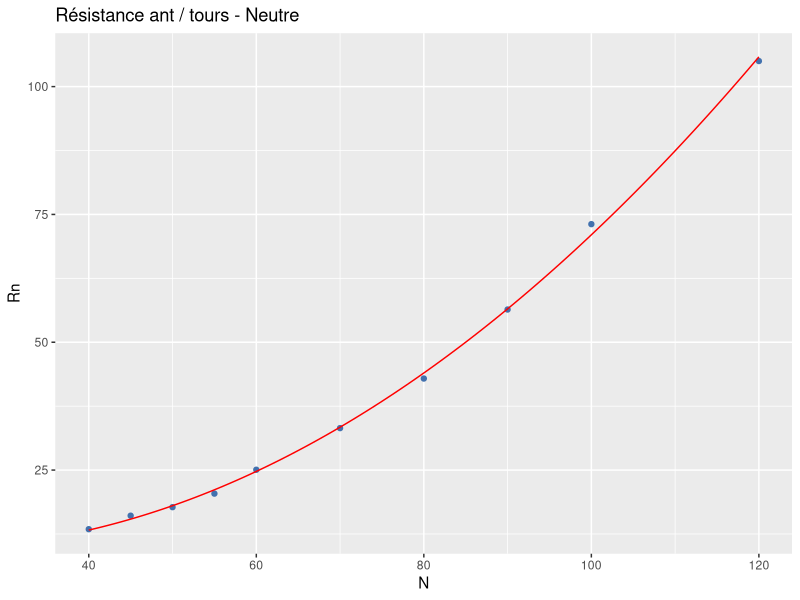
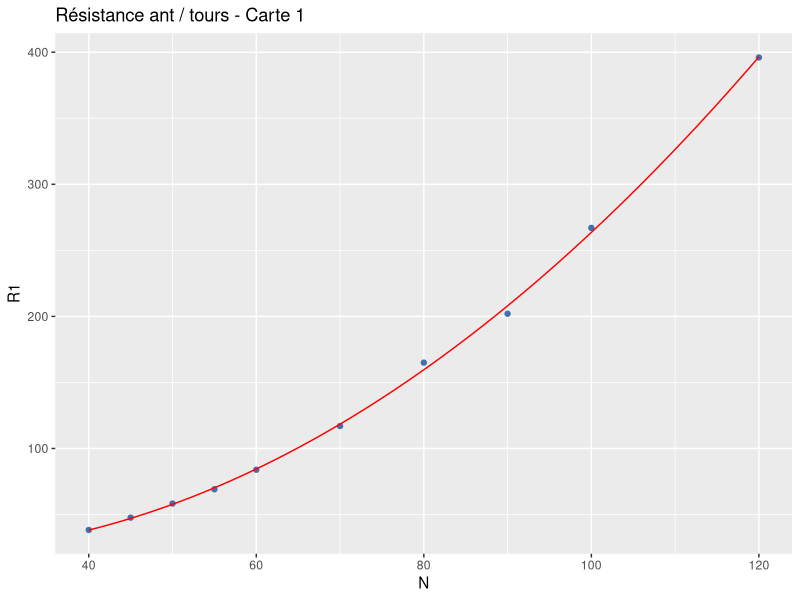
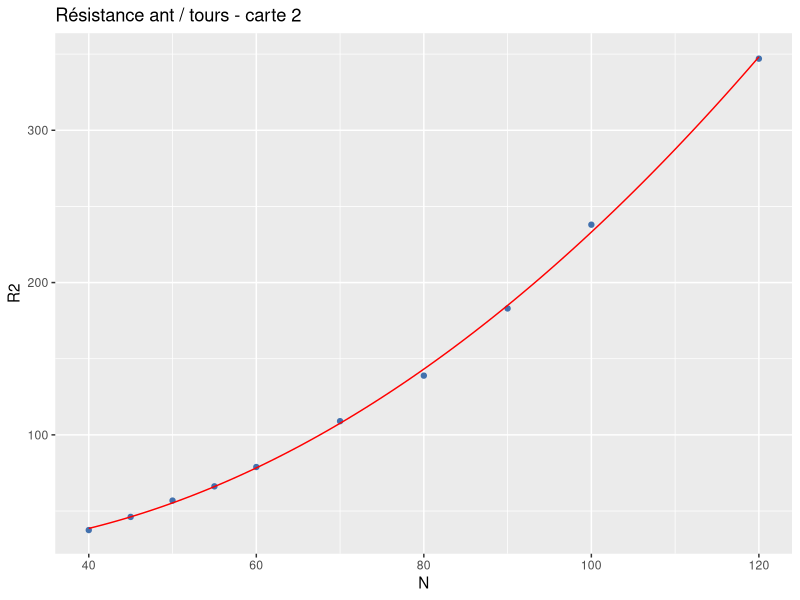
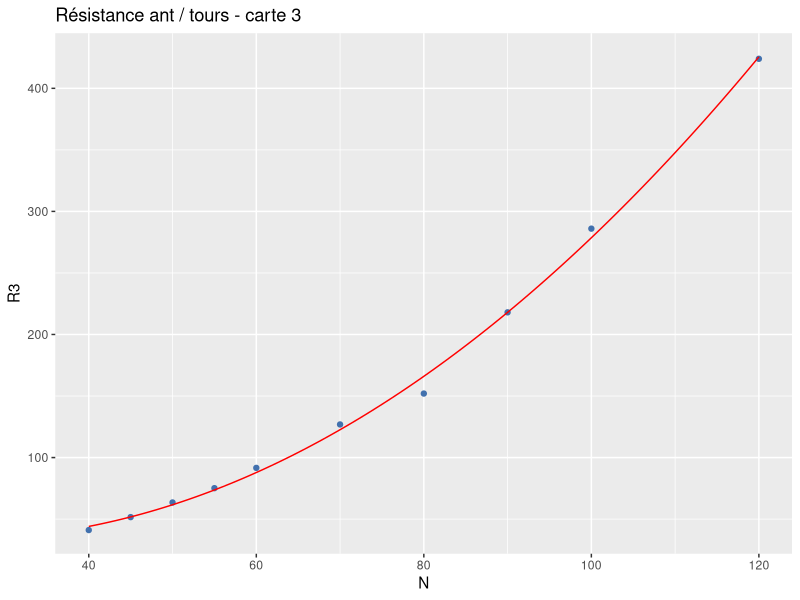
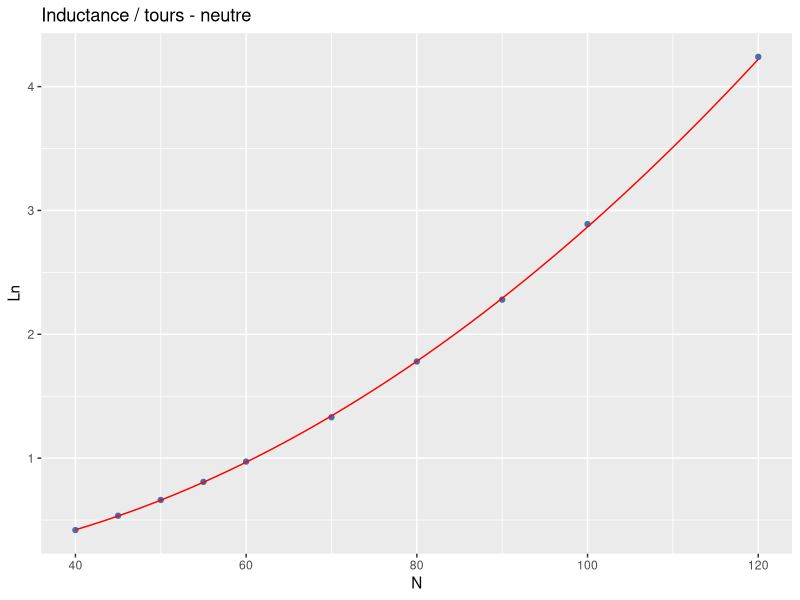
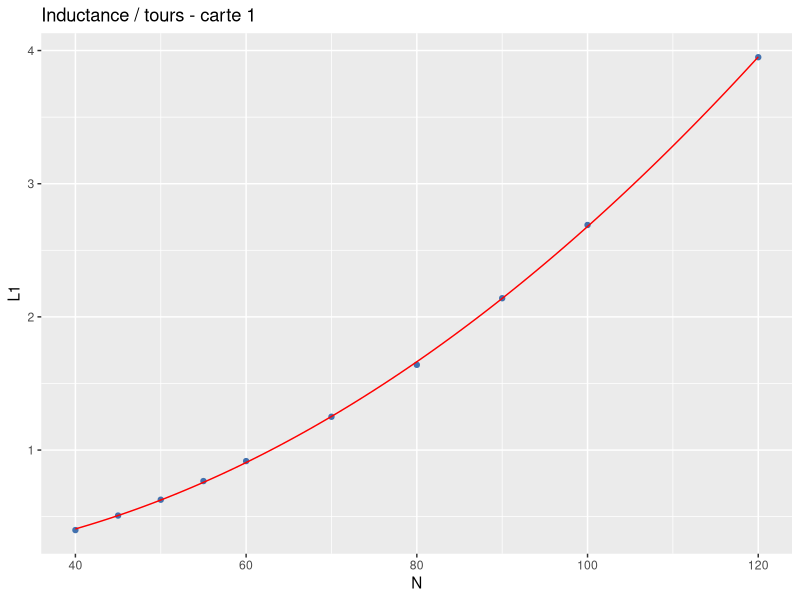
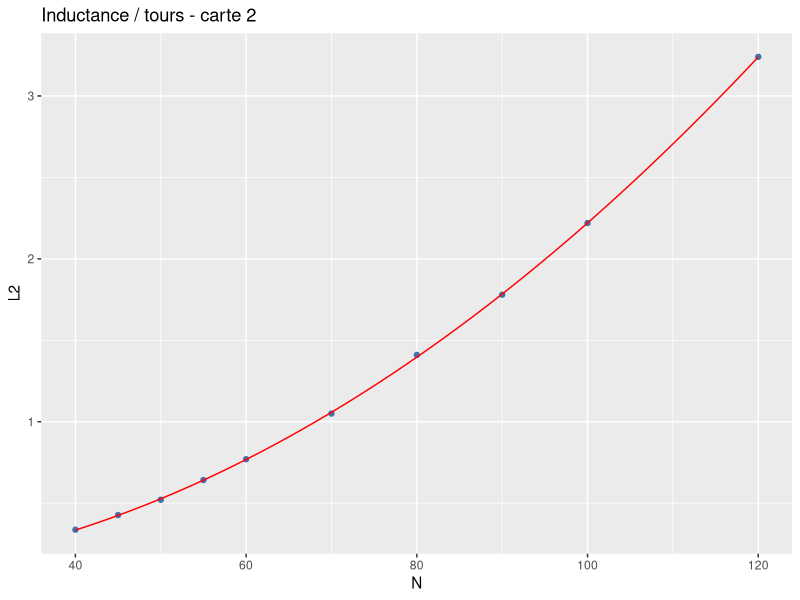
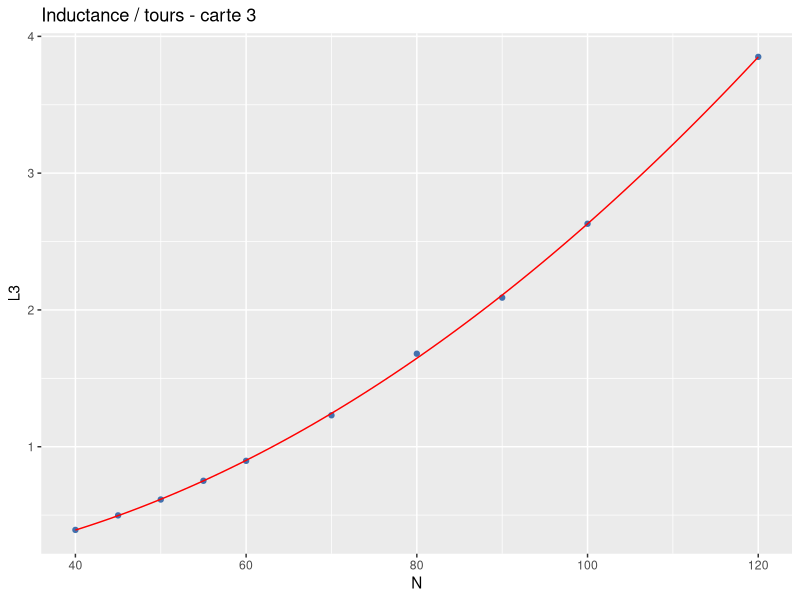

These figures' R source, in order:
# Etude avec l'ensemble des mesures sur 3 carte et neutres
library(ggplot2)

TAB<-read.table("mesures.csv",header=TRUE,sep=";",dec=",")

# Ajustement 1 - Neutre

print("-----  ajustement 1   ------------")
mod1 <- lm(TAB$Ln~TAB$N+I(TAB$N^2), data=TAB)

print(summary(mod1))

LnEst<-function(N){1.372e-01  -6.362e-03 * N +   3.366e-04 * N^2}

p<-(ggplot(TAB) + geom_point(aes(x = N, y = Ln), colour = "#4271AE")  + stat_function(fun = LnEst, color = "red") +  ggtitle("Inductance / tours - neutre") 
      #+  geom_hline(yintercept=1.62, linetype="dashed", color = "red")
      )
png("L0.png")
print(p)
dev.off()

# Ajustement 2 - carte 1

print("-----  ajustement 2   ------------")
mod2 <- lm(TAB$L1~TAB$N+I(TAB$N^2), data=TAB)

print(summary(mod2))

L1Est<-function(N){1.857e-01  -7.370e-03 * N +   3.230e-04 * N^2}
p<-(ggplot(TAB) + geom_point(aes(x = N, y = L1), colour = "#4271AE")  + stat_function(fun = L1Est, color = "red") +  ggtitle("Inductance / tours - carte 1") 
     # +  geom_hline(yintercept=1.62, linetype="dashed", color = "red")
)
png("L1.png")
print(p)
dev.off()


# Ajustement 3 - carte 2

print("-----  ajustement 3   ------------")
mod3 <- lm(TAB$L2~TAB$N+I(TAB$N^2), data=TAB)

print(summary(mod3))

L2Est<-function(N){5.368e-02  -2.733e-03 * N +   2.440e-04 * N^2}
p<-(ggplot(TAB) + geom_point(aes(x = N, y = L2), colour = "#4271AE")  + stat_function(fun = L2Est, color = "red") +  ggtitle("Inductance / tours - carte 2") 
     # +  geom_hline(yintercept=1.62, linetype="dashed", color = "red")
)
png("L2.png")
print(p)
dev.off()

# Ajustement 4 - carte 3

print("-----  ajustement 4   ------------")
mod4 <- lm(TAB$L3~TAB$N+I(TAB$N^2), data=TAB)

print(summary(mod4))

L3Est<-function(N){8.075e-02  -4.079e-03 * N +   2.957e-04 * N^2}

p<-(ggplot(TAB) + geom_point(aes(x = N, y = L3), colour = "#4271AE")  + stat_function(fun = L3Est, color = "red") +  ggtitle("Inductance / tours - carte 3") 
    #  +  geom_hline(yintercept=1.62, linetype="dashed", color = "red")
)
png("L3.png")
print(p)
dev.off()
# Représentation globale


      
p<- (ggplot(TAB, color=c("Ln", "L1", "L2", "L3")) 
      + geom_point(aes(x = N, y = Ln , colour = "neutre"))  + stat_function(fun = LnEst, color = "magenta")  
      + geom_point(aes(x = N, y = L1 ,  colour = "carte1"))  + stat_function(fun = L1Est, color = "red")
      + geom_point(aes(x = N, y = L2 , colour = "carte2"))  + stat_function(fun = L2Est, color = "green")
      + geom_point(aes(x = N, y = L3 , colour = "carte3"))  + stat_function(fun = L3Est, color = "blue")
      +  ggtitle("Inductance / tours - global")
      + labs(x = "N - Tours",
           y = "(Inductance - mH)",
           color="Cartes"
           ) 
     )
     
png("global.png")
print(p)
dev.off()
# Courant d'antenne théorique
 vdd<-5
 Vss<-0
 Rser=27
 Rad=9

 Iant<-function(R){

   I<-(4/pi)*((vdd-Vss)/(R+Rser+2*Rad))*1000
   return(I)

 }

jpeg("Ith.jpg")

   curve(Iant, 0, 500, col="red", main="Courant théorique antenne Vs Résistance antenne",  xlab="Résistance(Ohms)",
         ylab="Iant(mA)")
dev.off()


# Estimation Rant

# Ajustement 5 - Neutre
# Résistance et courant d'antenne sur neutre

 print("-----  ajustement 5   ------------")
 mod5 <- lm(TAB$Rn~TAB$N+I(TAB$N^2), data=TAB)

 print(summary(mod5))

 R0Est<-function(N){13.6297  -0.3980433 * N +   0.0097189 * N^2}
 print(ggplot(TAB) + geom_point(aes(x = N, y = Rn), colour = "#4271AE")  + stat_function(fun = R0Est, color = "red") +  ggtitle("Résistance ant / tours - Neutre")

 )

 I0n<-function(N){

     I<-Iant(R0Est(N))
     return(I)

 }


jpeg("I0.jpg")

   curve(I0n, 0, 120, col="red", main="Courant estimé antenne Vs tours - Neutre",  xlab="Tours",
         ylab="Iant(mA)")
dev.off()

 # Ajustement 6 - Carte 1
 
 # Résistance et courant d'antenne sur carte 1

 print("-----  ajustement 6   ------------")
 mod6 <- lm(TAB$R1~TAB$N+I(TAB$N^2), data=TAB)

 print(summary(mod6))

 R1Est<-function(N){32.304  -1.2950 * N +   0.03608 * N^2}
 print(ggplot(TAB) + geom_point(aes(x = N, y = R1), colour = "#4271AE")  + stat_function(fun = R1Est, color = "red") +  ggtitle("Résistance ant / tours - Carte 1")

 )

 I1n<-function(N){

   I<-Iant(R1Est(N))
   return(I)

 }


 jpeg("I1.jpg")

   curve(I1n, 0, 120, col="red", main="Courant estimé antenne Vs tours - Carte 1",  xlab="Tours",
         ylab="Iant(mA)") 
 dev.off()


  # Ajustement 7 - Carte 2
  
  # Résistance et courant d'antenne sur carte 2

 print("-----  ajustement 7   ------------")
 mod7 <- lm(TAB$R2~TAB$N+I(TAB$N^2), data=TAB)

 print(summary(mod7))

 R2Est<-function(N){34.3759  -1.1496 * N +   0.031371 * N^2}
 print(ggplot(TAB) + geom_point(aes(x = N, y = R2), colour = "#4271AE")  + stat_function(fun = R2Est, color = "red") +  ggtitle("Résistance ant / tours - carte 2")

 )

 I2n<-function(N){

   I<-Iant(R2Est(N))
   return(I)

 }


 jpeg("I2.jpg")

   curve(I2n, 0, 120, col="red", main="Courant estimé antenne Vs tours - carte 2",  xlab="Tours",
         ylab="Iant(mA)")
dev.off()

 # Ajustement 8 - Carte 3
 
 # Résistance et courant d'antenne sur carte 3
 
 print("-----  ajustement 8   ------------")
 mod8 <- lm(TAB$R3~TAB$N+I(TAB$N^2), data=TAB)
 
 print(summary(mod8))
 
 R3Est<-function(N){59.6496  -2.10964 * N +   0.042991 * N^2}
 print(ggplot(TAB) + geom_point(aes(x = N, y = R3), colour = "#4271AE")  + stat_function(fun = R3Est, color = "red") +  ggtitle("Résistance ant / tours - carte 3")
       
 )
 
 I3n<-function(N){
   
   I<-Iant(R3Est(N))
   return(I)
   
 }
 
 
 jpeg("I3.jpg")
   
   curve(I3n, 0, 120, col="red", main="Courant estimé antenne Vs tours - carte 3",  xlab="Tours",
         ylab="Iant(mA)")
dev.off()
 
 
# Etimation du champ magnétique

 z<-1e-2 # distance de référence 1cm
 r<-0.38 # rayon de l'antenne
 
 
 B0est<-function(N){
   
   b<-I0n(N) *r^2/z^3
   return(b)
   
   
 }

 B1est<-function(N){
   
   b<-I1n(N)*N *r^2/z^3
   return(b)
   
   
 }
 
 B2est<-function(N){
   
   b<-I2n(N)*N *r^2/z^3
   return(b)
   
   
 }
 
 B3est<-function(N){
   
   b<-I3n(N)*N *r^2/z^3
   return(b)
   
   
 }

 # Représentation du champ par carte 

jpeg("champ0.jpg")
   curve(B0est, 0, 120, col="red", main="Champ estimé Vs tours - neutre",  xlab="Tours",
         ylab="Champ")
 
dev.off()

 
jpeg("champ1.jpg")
   
   curve(B1est, 0, 120, col="red", main="Champ estimé Vs tours - carte 1",  xlab="Tours",
         ylab="Champ")
 
dev.off()
 
 
jpeg("champ2.jpg")
   
   curve(B2est, 0, 120, col="red", main="Champ estimé Vs tours - carte 2",  xlab="Tours",
         ylab="Champ")
   
dev.off()
 
 
jpeg("champ3.jpg")
   
   curve(B3est, 0, 120, col="red", main="Champ estimé Vs tours - carte 3",  xlab="Tours",
         ylab="Champ")
   
dev.off()


# Représentation conjointes des champs par carte 

N <- seq(10,120,by=1)
B0<-B0est(N)
B1<-B1est(N)
B2<-B2est(N)
B3<-B3est(N)

donnees0 <- data.frame(N,B0)
donnees1 <- data.frame(N,B1)
donnees2 <- data.frame(N,B2)
donnees3 <- data.frame(N,B3)

p<-(
ggplot(donnees1, color=c("L1", "L2", "L3"))
  +geom_line(data=donnees1,aes(x=N,y=B1),color="blue")
  +geom_line(data=donnees2,aes(x=N,y=B2),color="green")
  +geom_line(data=donnees3,aes(x=N,y=B3),color="magenta")
  +  ggtitle("Champs/ tours - global")
  + labs(x = "N - Tours",
       y = "Champ",
       color="Cartes"
) 
)
png("champs.png")
print(p)
dev.off()


# Représentation conjointes des courants par carte 

N <- seq(10,120,by=1)
I0<-I0n(N)
I1<-I1n(N)
I2<-I2n(N)
I3<-I3n(N)

donnees0 <- data.frame(N,I0)
donnees1 <- data.frame(N,I1)
donnees2 <- data.frame(N,I2)
donnees3 <- data.frame(N,I3)

p<-(
  ggplot(donnees1, color=c("L1", "L2", "L3"))
  +geom_line(data=donnees1,aes(x=N,y=I1),color="blue")
  +geom_line(data=donnees2,aes(x=N,y=I2),color="green")
  +geom_line(data=donnees3,aes(x=N,y=I3),color="magenta")
  +  ggtitle("Courantps/ tours - global")
  + labs(x = "N - Tours",
         y = "Champ",
         color="Cartes"
  ) 
)
png("courants.png")
print(p)
dev.off()

# Optimisations

# Champs magnétiques
print("----------------------------------------------------")
maxChp1<-optimize(B1est, c(0, 120), maximum = TRUE)
print("Max champ carte 1: ")
print(maxChp1)
print("----------------------------------------------------")
maxChp2<-optimize(B2est, c(0, 120), maximum = TRUE)
print("Max champ carte 2: ")
print(maxChp2)
print("----------------------------------------------------")
maxChp3<-optimize(B3est, c(0, 120), maximum = TRUE)
print("Max champ carte 3: ")
print(maxChp3)


